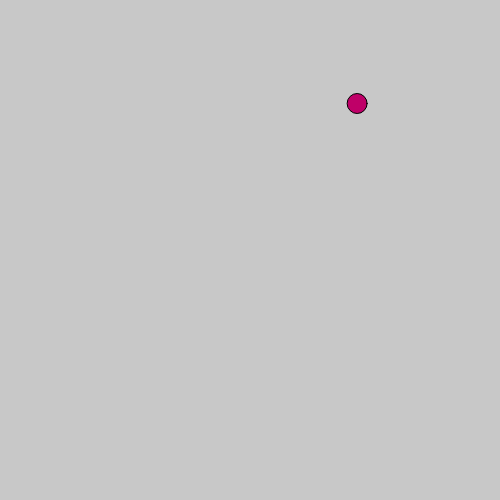
Frame 1 (no input)
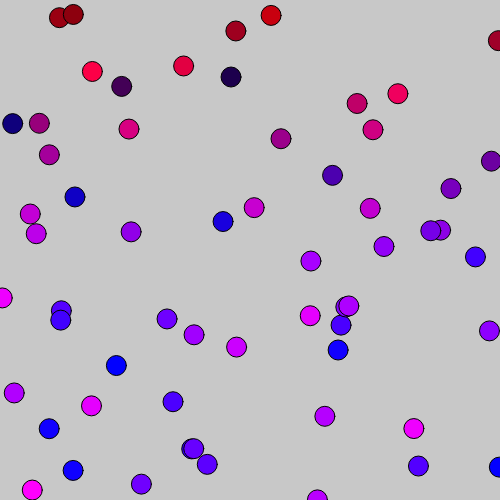
Frame 60 (no input)
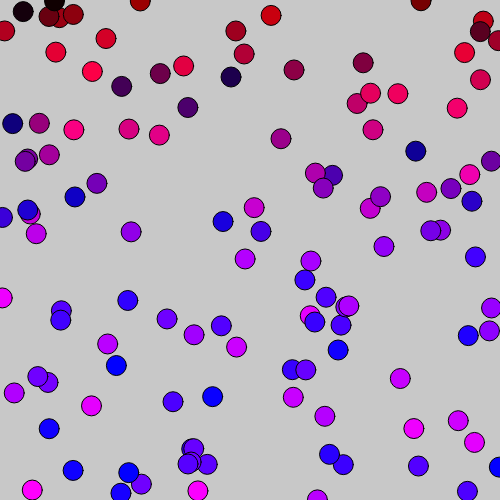
Frame 120 (the mouse pressed at the canvas centre since frame 60)

The p5.js sketch that drew these frames (run headless with seeded random() and noise() and a simulated clock; from frame 60 on, the mouse is pressed at the canvas centre):

// p5.js sketch
// ── sketch.js
var myRandomNumX;
var myRandomNumY;
var myRandomNumR;
function setup(){
  createCanvas(500,500)
  background(200);
}

function draw() {
  myRandomNumX=random(width);
  myRandomNumY=random(height);
  myRandomNumR=random(255);

  fill(myRandomNumR,0,myRandomNumY);
  ellipse(myRandomNumX,myRandomNumY,20,20);
}
//
